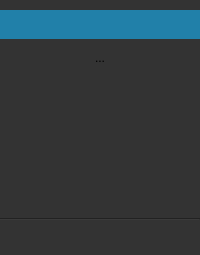
     <widget class="QFrame" name="frame">
      <property name="sizePolicy">
       <sizepolicy hsizetype="Preferred" vsizetype="Expanding">
        <horstretch>0</horstretch>
        <verstretch>0</verstretch>
       </sizepolicy>
      </property>
      <property name="minimumSize">
       <size>
        <width>0</width>
        <height>0</height>
       </size>
      </property>
      <property name="styleSheet">
       <string notr="true">background-color: #333;</string>
      </property>
      <property name="frameShape">
       <enum>QFrame::NoFrame</enum>
      </property>
      <property name="frameShadow">
       <enum>QFrame::Plain</enum>
      </property>
      <property name="lineWidth">
       <number>0</number>
      </property>
      <layout class="QVBoxLayout" name="verticalLayout_18">
       <property name="spacing">
        <number>5</number>
       </property>
       <property name="leftMargin">
        <number>0</number>
       </property>
       <property name="topMargin">
        <number>10</number>
       </property>
       <property name="rightMargin">
        <number>0</number>
       </property>
       <property name="bottomMargin">
        <number>0</number>
       </property>
       <item>
        <widget class="QToolButton" name="disasButton">
         <property name="sizePolicy">
          <sizepolicy hsizetype="Preferred" vsizetype="Fixed">
           <horstretch>0</horstretch>
           <verstretch>0</verstretch>
          </sizepolicy>
         </property>
         <property name="toolTip">
          <string notr="true">Disassembly</string>
         </property>
         <property name="styleSheet">
          <string notr="true">QToolButton { /* all types of tool button */
     border: 5px solid #333;
     border-left: 10px solid #333;
	 border-right: 10px solid #333;
     border-radius: 0px;
     background-color: #333;
 }

QToolButton:hover {
     border: 5px solid #444;
     border-radius: 0px;
     background-color: #444;
 }

QToolButton:checked {
     border: 5px solid #2180a9;
     border-radius: 0px;
     background-color: #2180a9;
}

QToolTip {
	background-color: #444;
	border: 3px solid #444;
	color: rgb(232, 232, 232);
}</string>
         </property>
         <property name="text">
          <string notr="true"/>
         </property>
         <property name="icon">
          <iconset resource="../resources.qrc">
           <normaloff>:/img/icons/disas_light.svg</normaloff>
           <normalon>:/img/icons/disas_white.svg</normalon>
           <activeon>:/img/icons/disas_white.png</activeon>:/img/icons/disas_light.svg</iconset>
         </property>
         <property name="checkable">
          <bool>true</bool>
         </property>
         <property name="checked">
          <bool>true</bool>
         </property>
         <property name="autoExclusive">
          <bool>false</bool>
         </property>
         <attribute name="buttonGroup">
          <string notr="true">buttonGroup</string>
         </attribute>
        </widget>
       </item>
       <item>
        <widget class="QToolButton" name="graphButton">
         <property name="sizePolicy">
          <sizepolicy hsizetype="Preferred" vsizetype="Fixed">
           <horstretch>0</horstretch>
           <verstretch>0</verstretch>
          </sizepolicy>
         </property>
         <property name="toolTip">
          <string>Graph</string>
         </property>
         <property name="styleSheet">
          <string notr="true">QToolButton { /* all types of tool button */
     border: 5px solid #333;
     border-left: 10px solid #333;
	 border-right: 10px solid #333;
     border-radius: 0px;
     background-color: #333;
 }

QToolButton:hover {
     border: 5px solid #444;
     border-radius: 0px;
     background-color: #444;
 }

QToolButton:checked {
     border: 5px solid #2180a9;
     border-radius: 0px;
     background-color: #2180a9;
}

QToolTip {
	background-color: #444;
	border: 3px solid #444;
	color: rgb(232, 232, 232);
}</string>
         </property>
         <property name="text">
          <string>...</string>
         </property>
         <property name="icon">
          <iconset resource="../resources.qrc">
           <normaloff>:/img/icons/graph_light.svg</normaloff>
           <normalon>:/img/icons/graph_white.svg</normalon>:/img/icons/graph_light.svg</iconset>
         </property>
         <property name="checkable">
          <bool>true</bool>
         </property>
         <property name="checked">
          <bool>false</bool>
         </property>
         <attribute name="buttonGroup">
          <string notr="true">buttonGroup</string>
         </attribute>
        </widget>
       </item>
       <item>
        <widget class="QToolButton" name="hexButton">
         <property name="sizePolicy">
          <sizepolicy hsizetype="Preferred" vsizetype="Fixed">
           <horstretch>0</horstretch>
           <verstretch>0</verstretch>
          </sizepolicy>
         </property>
         <property name="toolTip">
          <string notr="true">Hexdump</string>
         </property>
         <property name="styleSheet">
          <string notr="true">QToolButton { /* all types of tool button */
     border: 5px solid #333;
     border-left: 10px solid #333;
	 border-right: 10px solid #333;
     border-radius: 0px;
     background-color: #333;
 }

QToolButton:hover {
     border: 5px solid #444;
     border-radius: 0px;
     background-color: #444;
 }

QToolButton:checked {
     border: 5px solid #2180a9;
     border-radius: 0px;
     background-color: #2180a9;
}

QToolTip {
	background-color: #444;
	border: 3px solid #444;
	color: rgb(232, 232, 232);
}</string>
         </property>
         <property name="text">
          <string/>
         </property>
         <property name="icon">
          <iconset resource="../resources.qrc">
           <normaloff>:/img/icons/hexdump_light.svg</normaloff>
           <normalon>:/img/icons/hexdump_white.svg</normalon>
           <activeon>:/img/icons/hexdump_white.svg</activeon>:/img/icons/hexdump_light.svg</iconset>
         </property>
         <property name="checkable">
          <bool>true</bool>
         </property>
         <property name="autoExclusive">
          <bool>false</bool>
         </property>
         <attribute name="buttonGroup">
          <string notr="true">buttonGroup</string>
         </attribute>
        </widget>
       </item>
       <item>
        <spacer name="verticalSpacer_6">
         <property name="orientation">
          <enum>Qt::Vertical</enum>
         </property>
         <property name="sizeHint" stdset="0">
          <size>
           <width>20</width>
           <height>40</height>
          </size>
         </property>
        </spacer>
       </item>
       <item>
        <widget class="QToolButton" name="previewToolButton_2">
         <property name="toolTip">
          <string notr="true">Show/Hide preview panel</string>
         </property>
         <property name="styleSheet">
          <string notr="true">QToolButton { /* all types of tool button */
     border: 5px solid #333;
     border-left: 10px solid #333;
	 border-right: 10px solid #333;
     border-radius: 0px;
     background-color: #333;
 }

QToolButton:hover {
     border: 5px solid #444;
     border-left: 10px solid #444;
	 border-right: 10px solid #444;
     border-radius: 0px;
     background-color: #444;
 }

QToolButton:pressed {
     border: 5px solid #2180a9;
     border-left: 10px solid #2180a9;
	 border-right: 10px solid #2180a9;
     border-radius: 0px;
     background-color: #2180a9;
}

QToolButton:checkeds {
     border: 5px solid #2180a9;
     border-left: 10px solid #2180a9;
	 border-right: 10px solid #2180a9;
     border-radius: 0px;
     background-color: #2180a9;
}

QToolTip {
	background-color: #444;
	border: 3px solid #444;
	color: rgb(232, 232, 232);
}</string>
         </property>
         <property name="text">
          <string notr="true"/>
         </property>
         <property name="icon">
          <iconset resource="../resources.qrc">
           <normaloff>:/img/icons/eye.svg</normaloff>
           <normalon>:/img/icons/eye_white.svg</normalon>
           <activeon>:/img/icons/eye_white.svg</activeon>:/img/icons/eye.svg</iconset>
         </property>
         <property name="checkable">
          <bool>true</bool>
         </property>
         <property name="checked">
          <bool>true</bool>
         </property>
        </widget>
       </item>
       <item>
        <widget class="QToolButton" name="memSideToolButton">
         <property name="toolTip">
          <string notr="true">Show/Hide memory sidebar</string>
         </property>
         <property name="styleSheet">
          <string notr="true">QToolButton { /* all types of tool button */
     border: 5px solid #333;
     border-left: 10px solid #333;
	 border-right: 10px solid #333;
     border-radius: 0px;
     background-color: #333;
 }

QToolButton:hover {
     border: 5px solid #444;
     border-left: 10px solid #444;
	 border-right: 10px solid #444;
     border-radius: 0px;
     background-color: #444;
 }

QToolButton:pressed {
     border: 5px solid #2180a9;
     border-left: 10px solid #2180a9;
	 border-right: 10px solid #2180a9;
     border-radius: 0px;
     background-color: #2180a9;
}

QToolButton:checkeds {
     border: 5px solid #2180a9;
     border-left: 10px solid #2180a9;
	 border-right: 10px solid #2180a9;
     border-radius: 0px;
     background-color: #2180a9;
}

QToolTip {
	background-color: #444;
	border: 3px solid #444;
	color: rgb(232, 232, 232);
}</string>
         </property>
         <property name="text">
          <string notr="true"/>
         </property>
         <property name="icon">
          <iconset resource="../resources.qrc">
           <normaloff>:/img/icons/right_light.svg</normaloff>:/img/icons/right_light.svg</iconset>
         </property>
         <property name="checkable">
          <bool>true</bool>
         </property>
        </widget>
       </item>
       <item>
        <widget class="Line" name="line">
         <property name="orientation">
          <enum>Qt::Horizontal</enum>
         </property>
        </widget>
       </item>
       <item>
        <widget class="QToolButton" name="memSettingsButton_2">
         <property name="toolTip">
          <string notr="true">Settings</string>
         </property>
         <property name="styleSheet">
          <string notr="true">QToolButton { /* all types of tool button */
     border: 5px solid #333;
     border-left: 10px solid #333;
	 border-right: 10px solid #333;
     border-radius: 0px;
     background-color: #333;
 }

QToolButton:hover {
     border: 5px solid #444;
     border-radius: 0px;
     background-color: #444;
 }

QToolButton:pressed {
     border: 5px solid #2180a9;
     border-radius: 0px;
     background-color: #2180a9;
}

QToolTip {
	background-color: #444;
	border: 3px solid #444;
	color: rgb(232, 232, 232);
}</string>
         </property>
         <property name="text">
          <string/>
         </property>
         <property name="icon">
          <iconset resource="../resources.qrc">
           <normaloff>:/img/icons/cog_light.svg</normaloff>:/img/icons/cog_light.svg</iconset>
         </property>
         <property name="popupMode">
          <enum>QToolButton::InstantPopup</enum>
         </property>
         <property name="autoRaise">
          <bool>true</bool>
         </property>
        </widget>
       </item>
      </layout>
     </widget>
